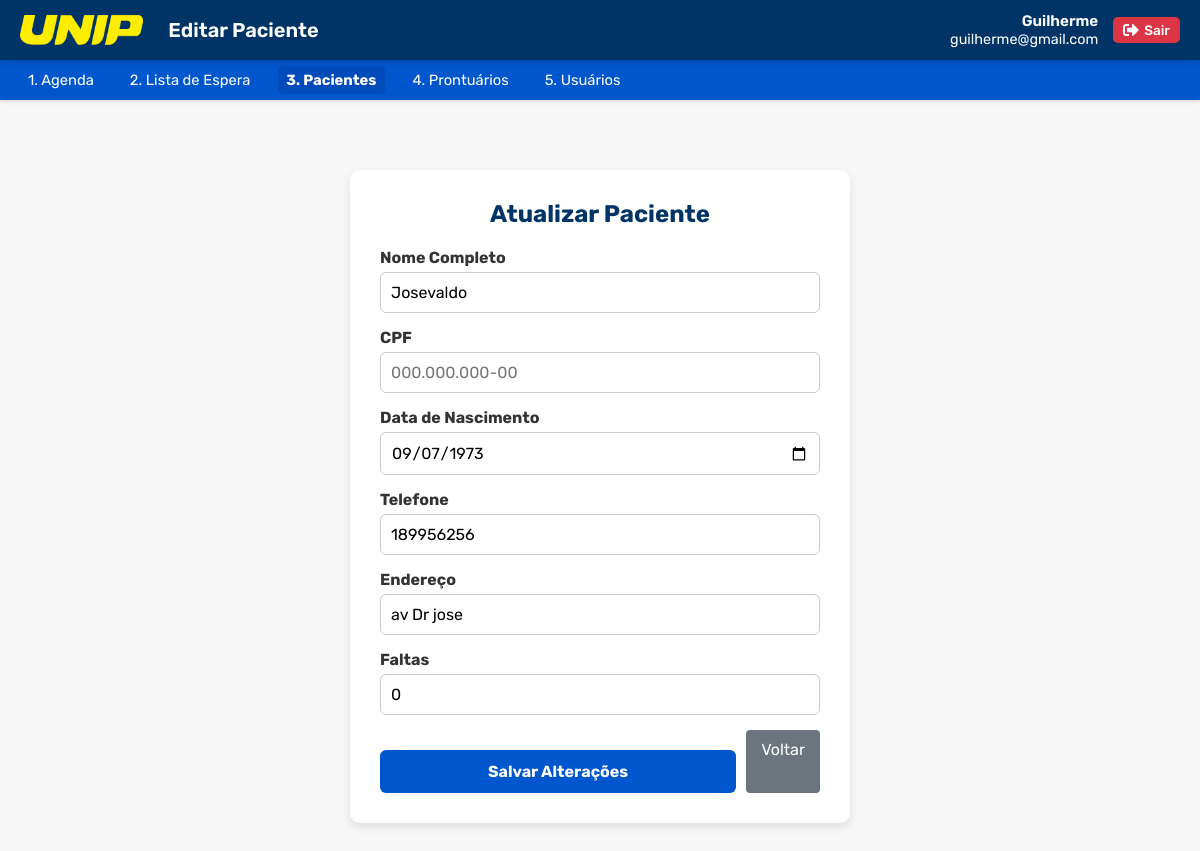
The page /login/editarpaciente.php?id=1 (signed in) on the database its author committed.
### tables this page shows
CREATE TABLE `paciente` (
  `idPaciente` bigint(20) UNSIGNED NOT NULL,
  `nome` varchar(50) NOT NULL,
  `cpfPaciente` varchar(11) NOT NULL,
  `dataNascimento` date DEFAULT NULL,
  `endereco` varchar(255) DEFAULT NULL,
  `telefone` varchar(15) DEFAULT NULL,
  `faltas` int(11) NOT NULL,
  `ativo` tinyint(1) NOT NULL DEFAULT 1
);

### login/editarpaciente.php (the view, shortened to what this page needs)
<?php
require_once __DIR__ . '/../conexao.php';
$id = $_GET['id'] ?? null;
$stmt = $pdo->prepare("SELECT * FROM paciente WHERE idPaciente = ?");
$stmt->execute([$id]);
$paciente = $stmt->fetch(PDO::FETCH_ASSOC);
?>
<!DOCTYPE html>
<html lang="pt-BR">
<head>
  <link rel="stylesheet" href="styles/painel.css">
  <link rel="stylesheet" href="styles/cadastrarPaciente.css">
</head>
<body>
  <header>
    <div class="logo">
      <img src="img/logoUnipHeader.png" alt="UNIP">
      <h1>Editar Paciente</h1>
    </div>
    <?php include 'acesso.php';?>
  </header>
  <?php include 'menu.php'; ?>
  <section class="conteudo-vazio">
    <form class="form-cadastro" method="POST">
      <h2>Atualizar Paciente</h2>
      <label for="nome">Nome Completo</label>
      <input type="text" id="nome" name="nome" value="<?= htmlspecialchars($paciente['nome']) ?>" required>
      <label for="cpf">CPF</label>
      <input type="text" id="cpf" name="cpf" value="<?= htmlspecialchars($paciente['cpfPaciente']) ?>" placeholder="000.000.000-00" required>
      <label for="nascimento">Data de Nascimento</label>
      <input type="date" id="nascimento" name="nascimento" value="<?= htmlspecialchars($paciente['dataNascimento'] ?? '') ?>">
      <label for="telefone">Telefone</label>
      <input type="tel" id="telefone" name="telefone" value="<?= htmlspecialchars($paciente['telefone'] ?? '') ?>" placeholder="(00) 00000-0000">
      <label for="endereco">Endereço</label>
      <input type="text" id="endereco" name="endereco" value="<?= htmlspecialchars($paciente['endereco'] ?? '') ?>" placeholder="Rua, número, bairro">
      <label for="faltas">Faltas</label>
      <input type="number" id="faltas" name="faltas" min="0" value="<?= (int)($paciente['faltas'] ?? 0) ?>">
      <div style="display: flex; gap: 10px; margin-top: 15px;">
        <button type="submit" style="flex: 1;">Salvar Alterações</button>
        <a href="tabela_Pacientes.php" style="display: inline-block; padding: 10px 15px; background: #6c757d; color: white; text-decoration: none; border-radius: 4px; text-align: center;">Voltar</a>
      </div>
    </form>
  </section>
</body>
</html>

### login/styles/painel.css (style rules this page uses)
* { box-sizing: border-box; margin: 0; padding: 0; font-family: 'Rubik', sans-serif; }
body { background: #f0f2f5; padding-top: 120px; color: #333; }
header { background-color: #003366; color: white; display: flex; align-items: center; justify-content: space-between; padding: 10px 24px; position: fixed; top: 0; left: 0; width: 100%; height: 60px; z-index: 1000; box-shadow: 0 2px 5px rgba(0,0,0,0.15); }
.logo { display: flex; align-items: center; }
.logo img { height: 32px; margin-right: 20px; }
.logo h1 { font-size: 1.25rem; font-weight: 600; margin: 0; }

### login/styles/cadastrarPaciente.css (style rules this page uses)
* { box-sizing: border-box; margin: 0; padding: 0; font-family: 'Rubik', sans-serif; }
body { background: #f7f7f7; padding-top: 130px; }
header { background-color: #003366; color: white; display: flex; align-items: center; justify-content: space-between; padding: 10px 20px; position: fixed; top: 0; left: 0; width: 100%; height: 60px; z-index: 1000; }
.logo { display: flex; align-items: center; }
.logo img { height: 30px; margin-right: 25px; }
.form-cadastro { max-width: 500px; margin: 40px auto; background-color: #ffffff; padding: 30px; border-radius: 10px; box-shadow: 0 4px 10px rgba(0, 0, 0, 0.1); }
.form-cadastro h2 { margin-bottom: 20px; font-size: 1.5em; color: #003366; text-align: center; }
.form-cadastro label { display: block; margin-top: 15px; margin-bottom: 5px; font-weight: bold; color: #333; }
.form-cadastro input, .form-cadastro select { width: 100%; padding: 10px; border: 1px solid #ccc; border-radius: 6px; font-size: 1em; transition: border-color 0.2s; }
.form-cadastro button { margin-top: 20px; width: 100%; background-color: #0056cc; color: white; border: none; padding: 12px; border-radius: 6px; font-size: 1em; font-weight: bold; cursor: pointer; transition: background-color 0.3s; }

### rows shown on the page
paciente: nome "Josevaldo", nascimento "09/07/1973", telefone "189956256", endereco "av Dr jose", faltas "0"

### other values the page prints
$_SESSION['usuario_nome'] "Guilherme"
$_SESSION['usuario_email'] "guilherme@gmail.com"
